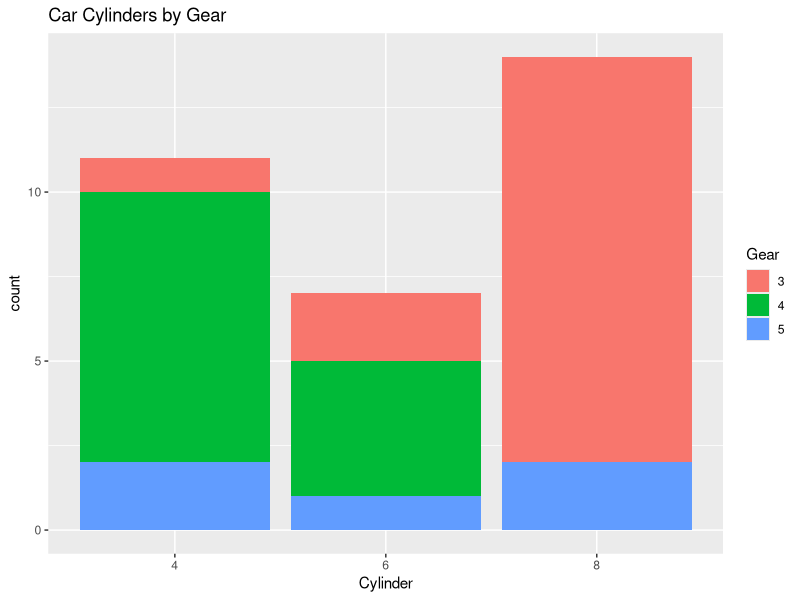
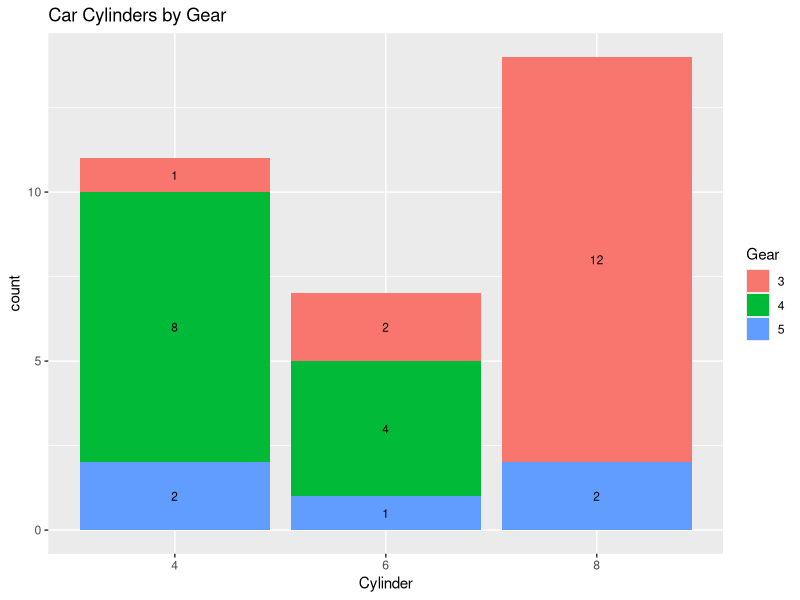
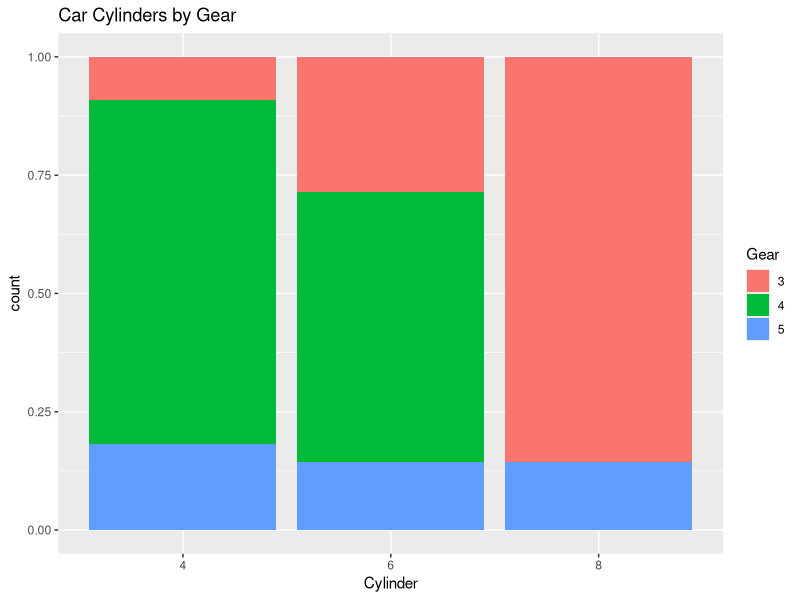
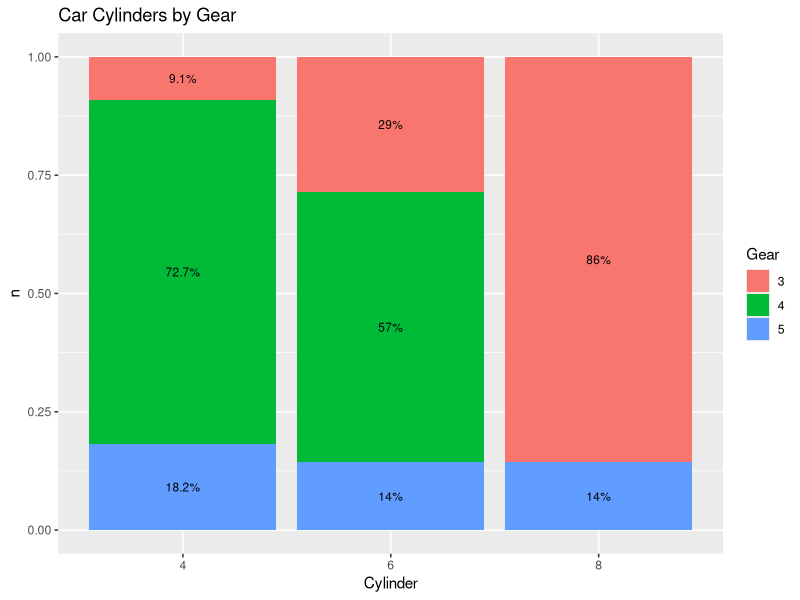

The R source for these figures, in order:
## ---- chunk 1
library(tidyverse)
library(knitr)
library(scales)

mtcars <- as_tibble(mtcars)
## ---- chunk 2
mtcars %>% 
  ggplot(aes(x = factor(cyl), fill = factor(gear))) +
  geom_bar(position = "stack") +
  labs(
    title = "Car Cylinders by Gear",
    x = "Cylinder",
    fill = "Gear"
  )
## ---- chunk 3
mtcars %>% 
  ggplot(aes(x = factor(cyl), fill = factor(gear))) +
  geom_bar(position = "stack") +
  geom_text(aes(label = ..count..), stat = "count", position = position_stack(0.5), size = 3) + #add this line here
  labs(
    title = "Car Cylinders by Gear",
    x = "Cylinder",
    fill = "Gear"
  )
## ---- chunk 4
mtcars %>% 
  ggplot(aes(x = factor(cyl), fill = factor(gear))) +
  geom_bar(position = "fill") + #changed to "fill"
  labs(
    title = "Car Cylinders by Gear",
    x = "Cylinder",
    fill = "Gear"
  )
## ---- chunk 5
percentData <- mtcars %>% 
  group_by(cyl) %>% 
  count(gear) %>%
  mutate(ratio = scales::percent(n/sum(n)))
## ---- chunk 6
mtcars %>% 
  ggplot(aes(x = factor(cyl), fill = factor(gear))) +
  geom_bar(position = "fill") +
  geom_text(data = percentData, aes(y = n, label = ratio), position = position_fill(vjust = 0.5), size = 3) + #call percentData. Also, I reduced the text size a little.
  labs(
    title = "Car Cylinders by Gear",
    x = "Cylinder",
    fill = "Gear"
  )
